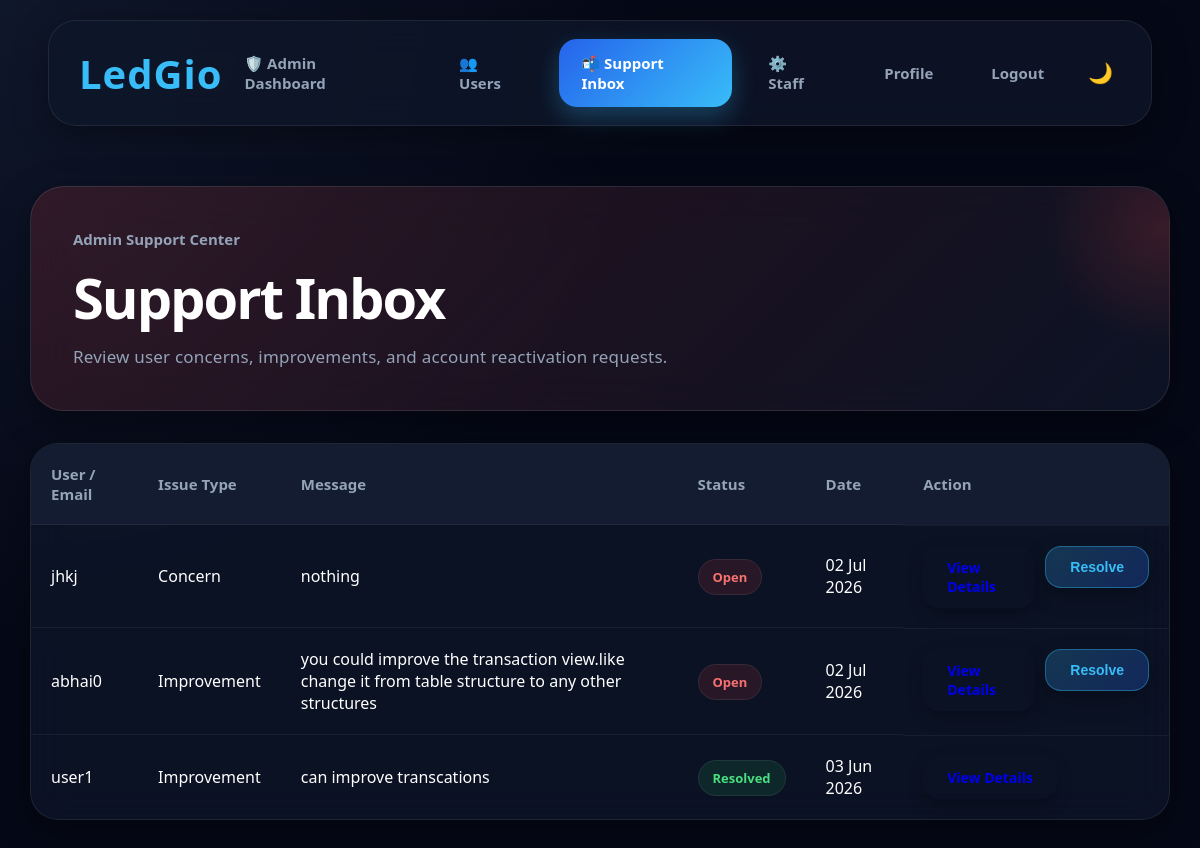
The app's page /support-inbox/ (signed in), older data.
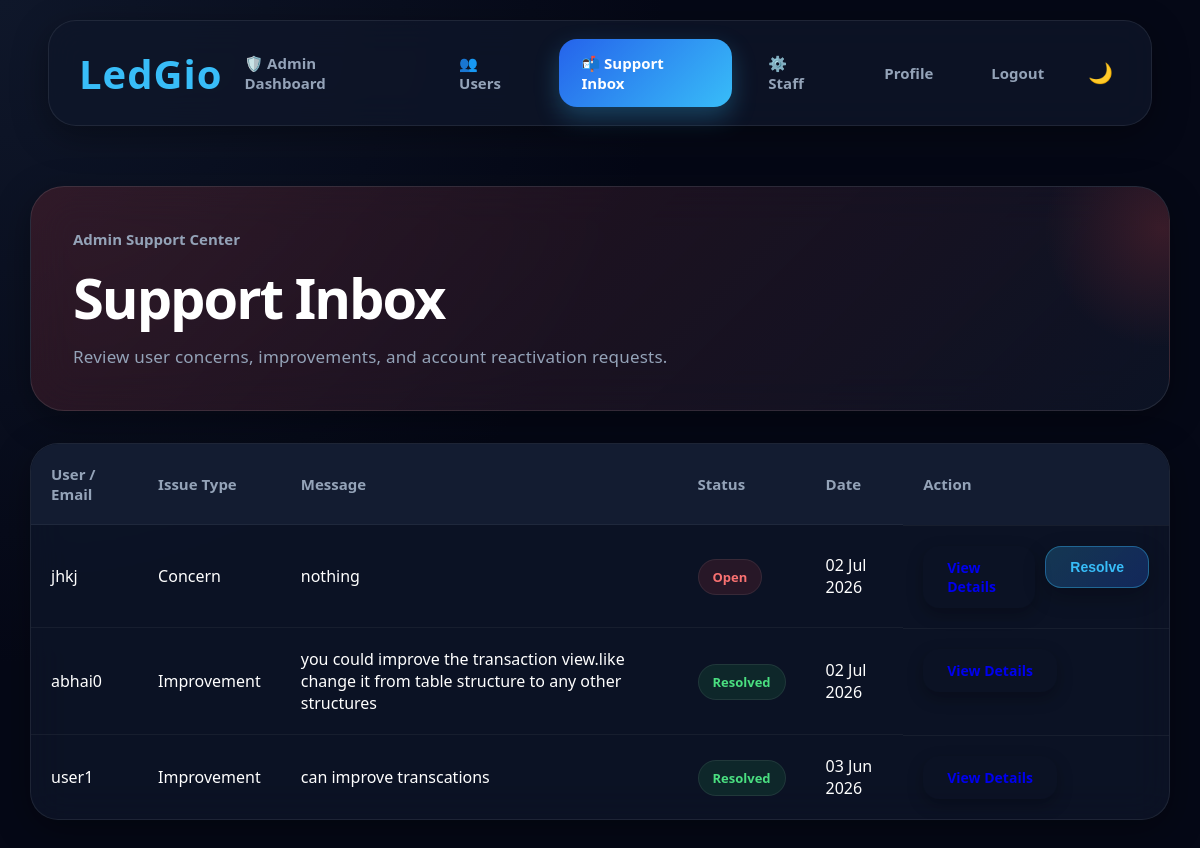
The same page, newer data.
### expenses/models.py (models this page shows, shortened)
class SupportRequest(models.Model):
    ISSUE_CHOICES = [
        ("improvement", "Improvement"),
        ("concern", "Concern"),
        ("account_deactivated", "Account Deactivated"),
        ("other", "Other"),
    ]
    STATUS_CHOICES = [
        ("open", "Open"),
        ("pending", "Pending"),
        ("resolved", "Resolved"),
    ]
    username_or_email = models.CharField(max_length=150)
    issue_type = models.CharField(
        max_length=50,
        choices=ISSUE_CHOICES,
    )
    message = models.TextField()
    status = models.CharField(
        max_length=20,
        choices=STATUS_CHOICES,
        default="open",
        db_index=True,
    )
    created_at = models.DateTimeField(auto_now_add=True, db_index=True)
    class Meta:
        ordering = ["-created_at"]
        verbose_name = "Support Request"
        verbose_name_plural = "Support Requests"

### expenses/views.py (the view)
# urls.py: path("support-inbox/", views.support_inbox_view, name="support_inbox"),
@admin_required
def support_inbox_view(request):
    support_requests = SupportRequest.objects.all().order_by("-created_at")
    return render(request, "support_inbox.html", {
        "support_requests": support_requests,
    })

### expenses/context_processors.py (called while the page is built, shortened)
def currency_context(request):
    if request.user.is_authenticated:
        try:
            profile = request.user.profile
            pic_url = profile.profile_picture.url if profile.profile_picture else None
            return {
                "currency_symbol":   profile.currency_symbol or "₹",
                "currency_code":     profile.currency_code   or "INR",
                "user_country":      profile.country          or "India",
                "profile_picture_url": pic_url,
            }
        except UserProfile.DoesNotExist:
            pass

### expenses/templates/support_inbox.html (shortened to what this page needs)
{% extends 'base.html' %}
{% load static %}
{% block content %}
<div class="page-container">
    <div class="admin-hero">
        <div>
            <p class="balance-label">Admin Support Center</p>
            <h1>Support Inbox</h1>
            <p class="subtitle">
                Review user concerns, improvements, and account reactivation requests.
            </p>
        </div>
    </div>
    <div class="table-container">
        <table>
            <thead>
                <tr>
                    <th>User / Email</th>
                    <th>Issue Type</th>
                    <th>Message</th>
                    <th>Status</th>
                    <th>Date</th>
                    <th>Action</th>
                </tr>
            </thead>
            <tbody>
                {% for request_item in support_requests %}
                <tr>
                    <td>{{ request_item.username_or_email }}</td>
                    <td>{{ request_item.get_issue_type_display }}</td>
                    <td>{{ request_item.message }}</td>
                    <td>
                        {% if request_item.status == "open" %}
                            <span class="badge badge-expense">Open</span>
                        {% else %}
                            <span class="badge badge-income">Resolved</span>
                        {% endif %}
                    </td>
                    <td>{{ request_item.created_at|date:"d M Y" }}</td>
                    <td class="action-cell">
                        <a href="{% url 'support_detail' request_item.id %}" class="btn" style="padding: 8px 15px; font-size: 13px;">View Details</a>
                        {% if request_item.status == "open" or request_item.status == "pending" %}
                            <form method="POST" action="{% url 'resolve_support' request_item.id %}" class="inline-form">
                                <button type="submit" class="btn btn-edit" style="padding: 8px 15px; font-size: 13px;">
                                    Resolve
                                </button>
                            </form>
                        {% endif %}
                    </td>
                </tr>
                {% empty %}
                <tr>
                    <td colspan="6">No support requests yet.</td>
                </tr>
                {% endfor %}
            </tbody>
        </table>
    </div>
</div>
{% endblock %}

Row changes from the older to the newer data that the page shows:
changed SupportRequest "abhai0": status "Open Resolve" → "Resolved"
